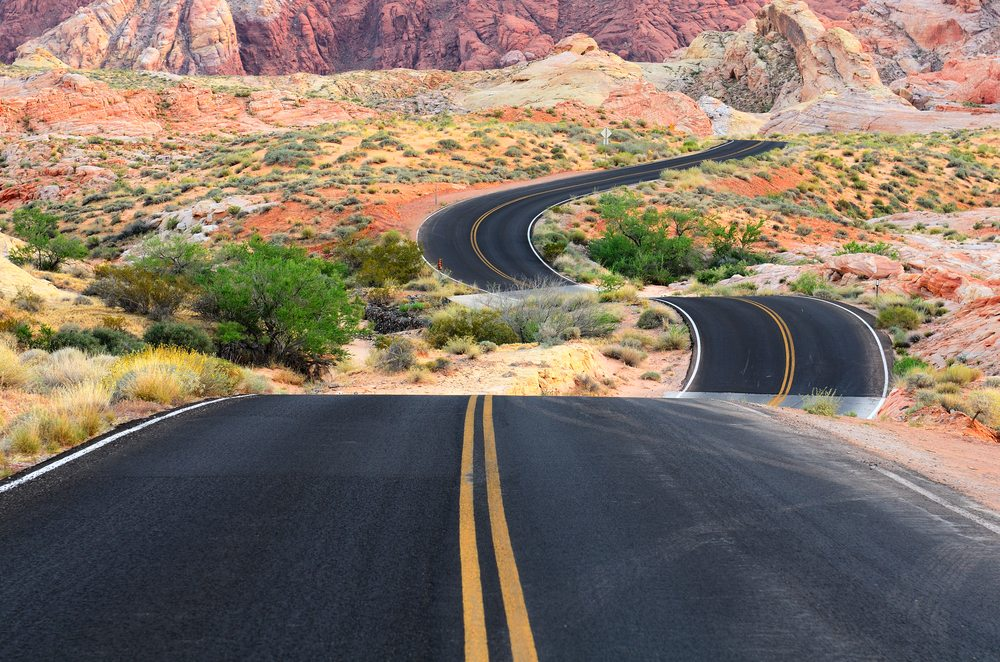
#> input picture road.png, 1000 x 662 px
$ python main.py
#> lines starting #> are read from the running program, lines starting #| are printed output that depends on the picture; after the words box and inside, x2 and y2 are one past the last pixel; in counts of white or black regions, pixels touching at a corner belong together
# import the necessary packages
from skimage.segmentation import slic
from skimage.segmentation import mark_boundaries
from skimage.util import img_as_float
from skimage import io
import matplotlib.pyplot as plt
import argparse
import numpy as np
import cv2
from scipy import stats
import pandas as pd
import mlpnetwork


imageSet = ['road.png','astronaut.png']

for img in imageSet:
	# load the image and convert it to a floating point data type
	image = img_as_float(io.imread(img))
	segments = slic(image, n_segments = 300, sigma = 5)
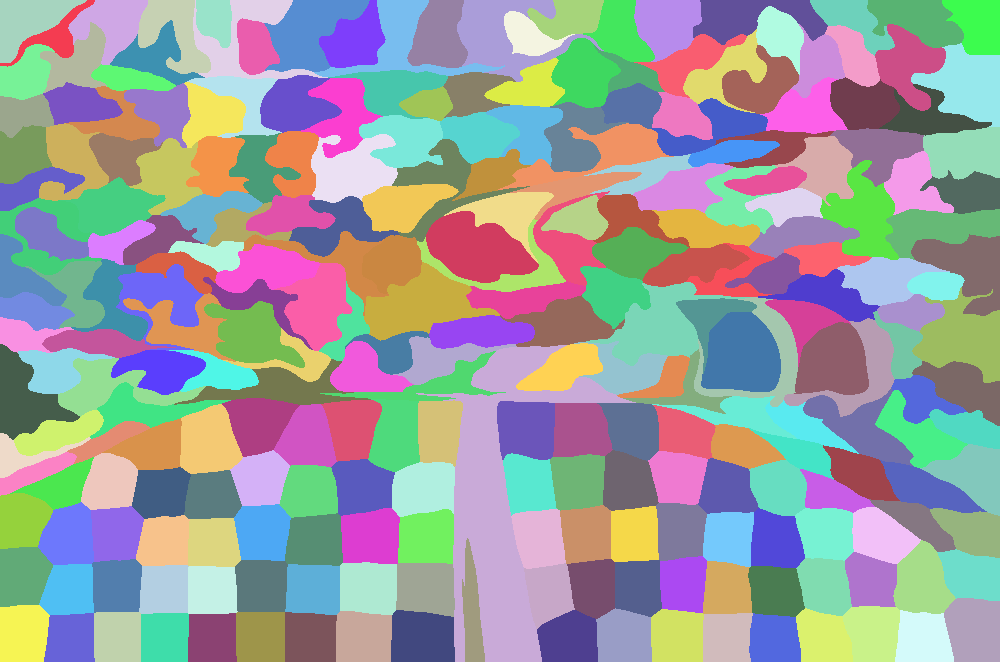
#> segments: shape (662, 1000) int64; 258 distinct labels, from 1 to 258; one colour per label, 0 black
	datax=[]
	datay=[]
	img = cv2.imread(img,cv2.IMREAD_GRAYSCALE)
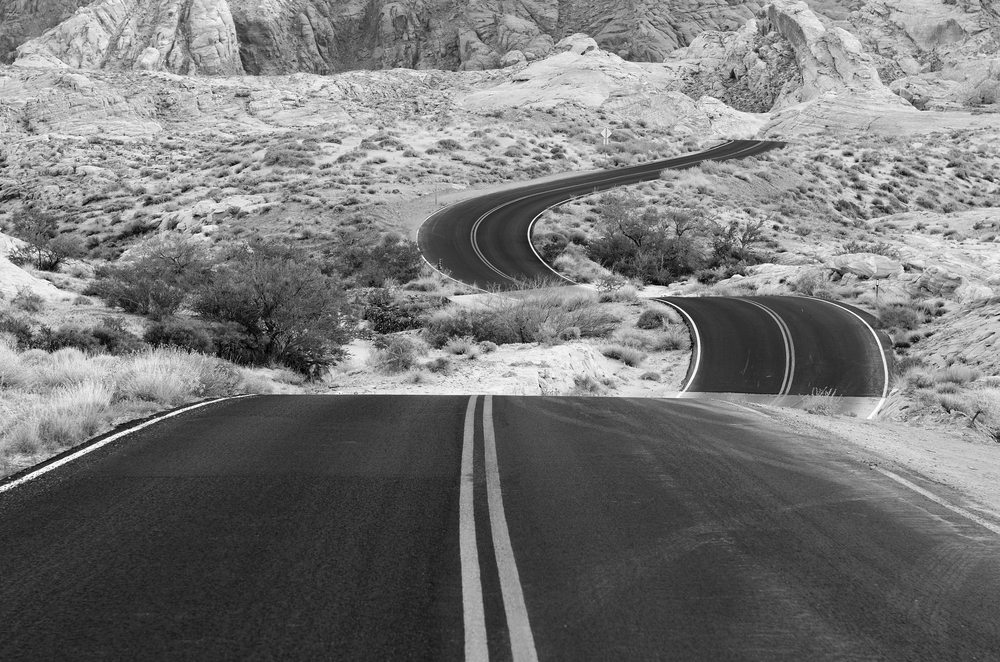
#> img: shape (662, 1000); min 0, max 255, mean 118.6
	(thresh, im_bw) = cv2.threshold(img, 128, 255, cv2.THRESH_BINARY | cv2.THRESH_OTSU)
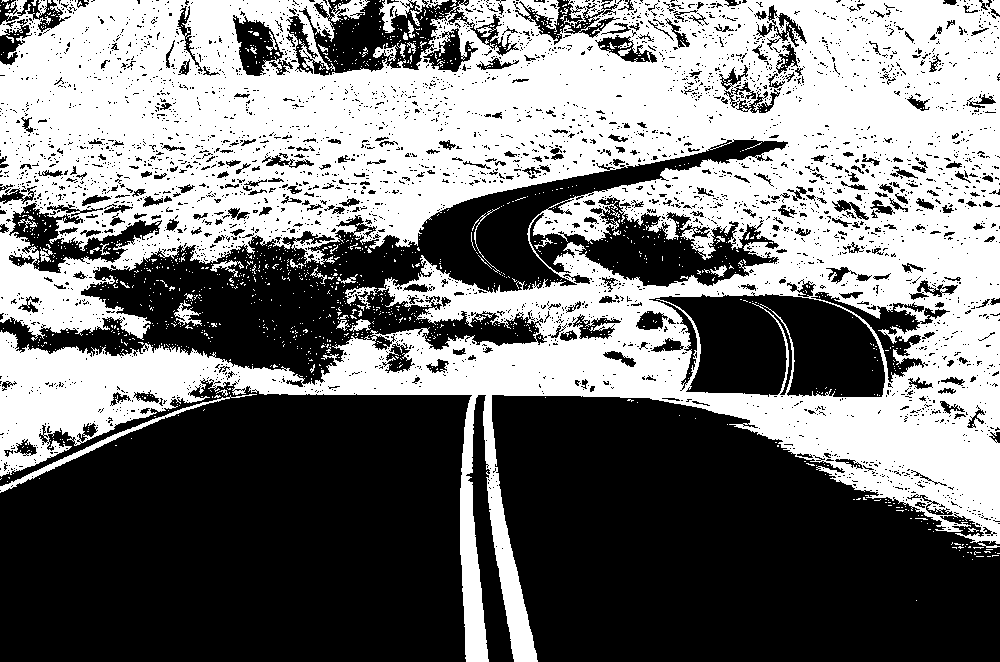
#> im_bw: shape (662, 1000); 47% white; 1321 white regions (1276 under 20 px), largest, box (x1, y1, x2, y2) and area: (0, 0, 1000, 662) 303498, (0, 394, 257, 493) 1112, (379, 0, 449, 33) 721
#> thresh = 121
	# cv2.imshow('image',img)
	r1=np.unique(segments)
#> r1 = 258 values from 1 to 258
	for i in r1:
		indx,indy = np.where(segments==i)
		imgVal=image[indx,indy]
		meanval1=np.mean(imgVal,axis=0)
		imgVal1=im_bw[indx,indy]
		mode1,mf=stats.mode(imgVal1, axis=None)
		datax.append(meanval1)
		datay.append(mode1)
#> this loop made 258 passes
#> (meanval1, mode1, mf) on passes 1 to 3: ([0.564, 0.412, 0.48], 0, 1519), ([0.741, 0.614, 0.611], 255, 1218), ([0.822, 0.672, 0.632], 255, 2638)
#> after the loop, datax = 258 items, first 6: [0.564, 0.412, 0.48], [0.741, 0.614, 0.611], [0.822, 0.672, 0.632], [0.664, 0.549, 0.573], [0.783, 0.611, 0.593], [0.924, 0.742, 0.66]; datay = 258 values, max 255 at index 1, min 0 at index 0, mean 132.4
#> (the run stopped early here; a loop or call above may not have finished)
